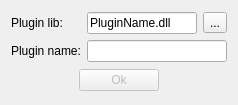
<?xml version="1.0" encoding="UTF-8"?>
<ui version="4.0">
 <class>pluginAddDialog</class>
 <widget class="QDialog" name="pluginAddDialog">
  <property name="geometry">
   <rect>
    <x>0</x>
    <y>0</y>
    <width>238</width>
    <height>105</height>
   </rect>
  </property>
  <property name="maximumSize">
   <size>
    <width>238</width>
    <height>105</height>
   </size>
  </property>
  <property name="windowTitle">
   <string>Add new plugin</string>
  </property>
  <layout class="QGridLayout" name="gridLayout">
   <item row="1" column="2">
    <spacer name="horizontalSpacer_2">
     <property name="orientation">
      <enum>Qt::Horizontal</enum>
     </property>
     <property name="sizeHint" stdset="0">
      <size>
       <width>23</width>
       <height>20</height>
      </size>
     </property>
    </spacer>
   </item>
   <item row="1" column="1">
    <widget class="QPushButton" name="okkBtn">
     <property name="enabled">
      <bool>false</bool>
     </property>
     <property name="text">
      <string>Ok</string>
     </property>
    </widget>
   </item>
   <item row="0" column="0" colspan="3">
    <layout class="QHBoxLayout" name="horizontalLayout_2">
     <item>
      <layout class="QVBoxLayout" name="verticalLayout">
       <item>
        <widget class="QLabel" name="label">
         <property name="text">
          <string>Plugin lib:</string>
         </property>
        </widget>
       </item>
       <item>
        <widget class="QLabel" name="label_2">
         <property name="text">
          <string>Plugin name:</string>
         </property>
        </widget>
       </item>
      </layout>
     </item>
     <item>
      <layout class="QVBoxLayout" name="verticalLayout_2">
       <item>
        <layout class="QHBoxLayout" name="horizontalLayout">
         <item>
          <widget class="QLineEdit" name="pluginFileEdit">
           <property name="text">
            <string>PluginName.dll</string>
           </property>
           <property name="cursorPosition">
            <number>14</number>
           </property>
           <property name="readOnly">
            <bool>true</bool>
           </property>
          </widget>
         </item>
         <item>
          <widget class="QToolButton" name="browseBtn">
           <property name="text">
            <string>...</string>
           </property>
          </widget>
         </item>
        </layout>
       </item>
       <item>
        <widget class="QLineEdit" name="PluginName">
         <property name="cursorPosition">
          <number>0</number>
         </property>
        </widget>
       </item>
      </layout>
     </item>
    </layout>
   </item>
   <item row="1" column="0">
    <spacer name="horizontalSpacer">
     <property name="orientation">
      <enum>Qt::Horizontal</enum>
     </property>
     <property name="sizeHint" stdset="0">
      <size>
       <width>23</width>
       <height>20</height>
      </size>
     </property>
    </spacer>
   </item>
  </layout>
 </widget>
 <resources/>
 <connections/>
</ui>
